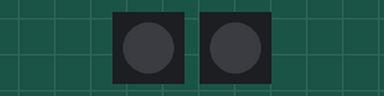
Simulated run of this sketch. Board: ESP32. Parts: 2 × 1 RGB LEDs in strip order, left to right. Dim RGB values are drawn brighter than linear; colours are those a GRB WS2812 strip shows for the declared byte order.

Above: at 0.15 s.
At 5.55 s:
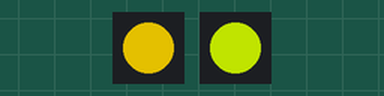
At 10.95 s:
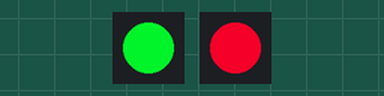
At 21.75 s:
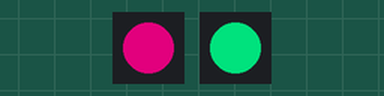
Timing chart, 0 to 22.1 s (numbered marks = the images above):
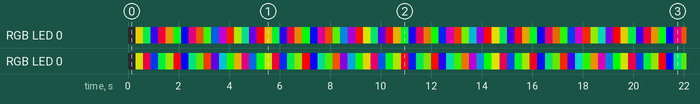

The sketch:

ESP32_Lolin_Dual_RGB_For_Individiuals.ino
```cpp
#include "FastLED.h"

#define LED_TYPE   WS2812B
#define ONBOARD_COLOR_ORDER GRB
#define OUTSIDE_COLOR_ORDER RGB

#define VOLTS          3.3
#define MAX_MA       700
#define BRIGHTNESS 255
#define SATURATION 255

#define ONBOARD_LED_PIN 7
#define OUTSIDE_DATA_PIN  21
#define ON_BOARD_NUM_LEDS 1

CRGBArray<ON_BOARD_NUM_LEDS> leds;
CRGBArray<ON_BOARD_NUM_LEDS> led_onBoard;

void setup() {
  FastLED.setMaxPowerInVoltsAndMilliamps(VOLTS, MAX_MA);
  FastLED.addLeds<LED_TYPE, ONBOARD_LED_PIN, ONBOARD_COLOR_ORDER>(led_onBoard, ON_BOARD_NUM_LEDS);
  FastLED.addLeds<LED_TYPE, OUTSIDE_DATA_PIN, OUTSIDE_COLOR_ORDER>(leds, ON_BOARD_NUM_LEDS);
}
byte j = 0;
void loop() {

  EVERY_N_MILLIS(10) {
    leds[0] = CHSV((j * 2), SATURATION, BRIGHTNESS);
    led_onBoard[0] = CHSV((j * 2), SATURATION, BRIGHTNESS);
    j++;
  }
FastLED.show();
}
```

Measured:
- by itself, RGB LED 0: off → RGB(171, 154, 0) at 0.30 s, → RGB(0, 196, 59) 0.30 s later, → RGB(48, 0, 207) 0.30 s later, → RGB(207, 0, 48) 0.30 s later, … (133 changes in this stretch)
- by itself, RGB LED 0: off → RGB(154, 171, 0) at 0.30 s, → RGB(196, 0, 59) 0.30 s later, → RGB(0, 48, 207) 0.30 s later, → RGB(0, 207, 48) 0.30 s later, … (133 changes in this stretch)
- by itself, everything shown: repeats every 19.2 s, in 64 steps
